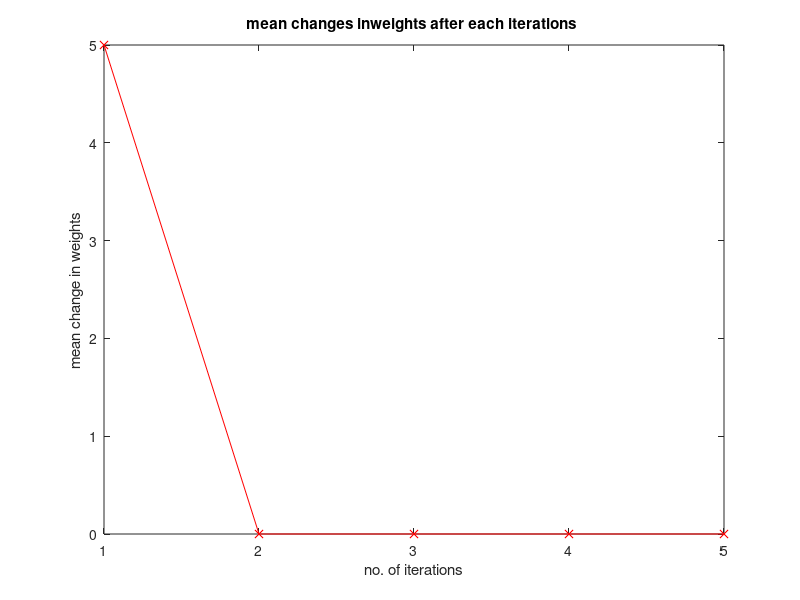

Write the MATLAB code that produced this figure.
%Programme for SOM(Self organizing maps)
%Author - Aditya Pulekar
%----------------------------------------------------------------------
clc;
clear all;
close all;

x=input(' Enter the input matrix : ');
w=input(' Enter the weight  matrix : ');
alpha=input(' Enter initial learning factor ');
nofepochs=input(' Enter no. of epochs ');
initial_dist=input(' Enter initial topological distance ');
dist=zeros(1,size(w,1));
w_old=zeros(size(w,1),size(w,2));

for epoch_no=1:nofepochs  
  fprintf('***************************** Value of weights in epoch no. %d***************************************\n',epoch_no);
 for in_no=1:size(x,1)     
        % Distance calculation 
        dist=zeros(1,size(w,1));
        for weight_no=1:size(w,1)            
            for dim_no=1:size(w,2)
                dist(weight_no)=dist(weight_no)+(x(in_no,dim_no)-w(weight_no,dim_no))^2;
            end;            
        end;                   
    %%weight updation
   [val,index]=min(dist);
   for weight_no=index-initial_dist:1:index+initial_dist
       if((weight_no>=1)&&(weight_no<=size(w,1)))
           for dim_no=1:size(w,2)
               w(weight_no,dim_no)=w(weight_no,dim_no)+alpha*(x(in_no,dim_no)-w(weight_no,dim_no));             
           end;
       end;                
   end;      
   
%     fprintf(' Value of weights after input no. %d \n',in_no);
%     disp(w);      
 end;
er(epoch_no)=(sum(sum(abs(w-w_old))))/size(w,1)*size(w,2);
%for graph uncomment above line give input no. of epochs as 10 and read
%comments given below

 % making chabges for next epoch
   alpha=0.5*alpha;
   if(initial_dist~=0)
   initial_dist=initial_dist-1;
   end;
w_old=w;
end;

%for graph uncomment below lines till 'end'
plot(er,'rx-');
title('mean changes inweights after each iterations ');
xlabel(' no. of iterations ');
ylabel(' mean change in weights ');
fprintf('mean change in each iteration -\n');
for i=1:nofepochs
    fprintf('Iteration %d->%f\n ',i,er(i));
end;

%output
%------------------------------------------------------------------------
%   Enter the input matrix : [1.1 1.7 1.8;0 0 0;0 0.5 1.5;1 0 0;0.5 0.5 0.5;1 1 1]
%  Enter the weight  matrix : [0.1 0.1 0.9;0.2 0.7 0.3;1 1 1]
%  Enter initial learning factor 0.5
%  Enter no. of epochs 2
%  Enter initial topological distance 1
% ***************************** Value of weights in epoch no. 1***************************************
%  Value of weights after input no. 1 
%     0.1000    0.1000    0.9000
%     0.6500    1.2000    1.0500
%     1.0500    1.3500    1.4000
% 
%  Value of weights after input no. 2 
%     0.0500    0.0500    0.4500
%     0.3250    0.6000    0.5250
%     1.0500    1.3500    1.4000
% 
%  Value of weights after input no. 3 
%     0.0250    0.2750    0.9750
%     0.1625    0.5500    1.0125
%     0.5250    0.9250    1.4500
% 
%  Value of weights after input no. 4 
%     0.5125    0.1375    0.4875
%     0.5813    0.2750    0.5062
%     0.5250    0.9250    1.4500
% 
%  Value of weights after input no. 5 
%     0.5062    0.3187    0.4938
%     0.5406    0.3875    0.5031
%     0.5125    0.7125    0.9750
% 
%  Value of weights after input no. 6 
%     0.5062    0.3187    0.4938
%     0.7703    0.6938    0.7516
%     0.7562    0.8562    0.9875
% 
% ***************************** Value of weights in epoch no. 2***************************************
%  Value of weights after input no. 1 
%     0.5062    0.3187    0.4938
%     0.7703    0.6938    0.7516
%     0.8422    1.0672    1.1906
% 
%  Value of weights after input no. 2 
%     0.3797    0.2391    0.3703
%     0.7703    0.6938    0.7516
%     0.8422    1.0672    1.1906
% 
%  Value of weights after input no. 3 
%     0.3797    0.2391    0.3703
%     0.7703    0.6938    0.7516
%     0.6316    0.9254    1.2680
% 
%  Value of weights after input no. 4 
%     0.5348    0.1793    0.2777
%     0.7703    0.6938    0.7516
%     0.6316    0.9254    1.2680
% 
%  Value of weights after input no. 5 
%     0.5261    0.2595    0.3333
%     0.7703    0.6938    0.7516
%     0.6316    0.9254    1.2680
% 
%  Value of weights after input no. 6 
%     0.5261    0.2595    0.3333
%     0.8277    0.7703    0.8137
%     0.6316    0.9254    1.2680
%-------to plot graph-------------------------------
%  Enter the input matrix : [1.1 1.7 1.8;0 0 0;0 0.5 1.5;1 0 0;0.5 0.5 0.5;1 1 1]
%  Enter the weight  matrix : [0.1 0.1 0.9;0.2 0.7 0.3;1 1 1]
%  Enter initial learning factor 0.5
%  Enter no. of epochs 10
%  Enter initial topological distance 1
% mean change in each iteration -
% Iteration 1->6.134375
%  Iteration 2->0.909863
%  Iteration 3->0.292439
%  Iteration 4->0.122797
%  Iteration 5->0.056552
%  Iteration 6->0.027169
%  Iteration 7->0.013320
%  Iteration 8->0.006595
%  Iteration 9->0.003282
%  Iteration 10->0.001637
%-----------------------------------------------------------------------



